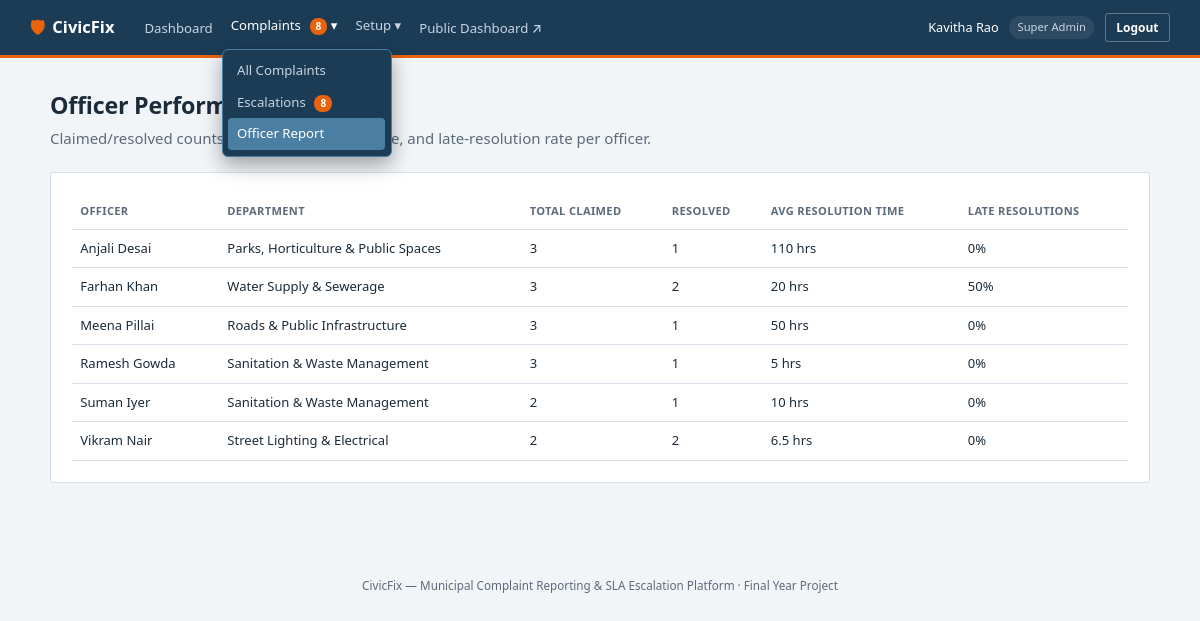
/index.php?route=admin/reports/officers (signed in), run on the app's committed database.
### tables this page shows
CREATE TABLE complaints (
    id                      INT AUTO_INCREMENT PRIMARY KEY,
    citizen_id              INT NOT NULL,
    category_id             INT NOT NULL,
    department_id           INT NOT NULL,    
    ward_id                 INT NOT NULL,
    address_line            VARCHAR(255) NOT NULL,
    description             TEXT NOT NULL,
    photo_path              VARCHAR(255) NULL,
    status                  ENUM('new','assigned','in_progress','resolved','closed') NOT NULL DEFAULT 'new',
    assigned_officer_id     INT NULL,
    resolution_photo_path   VARCHAR(255) NULL,
    resolved_at             DATETIME NULL,
    closed_at               DATETIME NULL,
    citizen_rating          TINYINT UNSIGNED NULL,           
    citizen_rating_comment  VARCHAR(500) NULL,
    reopen_count            TINYINT UNSIGNED NOT NULL DEFAULT 0,  
    created_at              TIMESTAMP NOT NULL DEFAULT CURRENT_TIMESTAMP,
    FOREIGN KEY (citizen_id) REFERENCES users(id),
    FOREIGN KEY (category_id) REFERENCES categories(id),
    FOREIGN KEY (department_id) REFERENCES departments(id),
    FOREIGN KEY (ward_id) REFERENCES wards(id),
    FOREIGN KEY (assigned_officer_id) REFERENCES users(id),
    KEY idx_complaints_department_status (department_id, status),
    KEY idx_complaints_citizen (citizen_id),
    KEY idx_complaints_ward (ward_id),
    KEY idx_complaints_status (status)
);

CREATE TABLE users (
    id            INT AUTO_INCREMENT PRIMARY KEY,
    name          VARCHAR(100) NOT NULL,
    email         VARCHAR(150) NOT NULL UNIQUE,
    password      VARCHAR(255) NOT NULL,
    role          ENUM('super_admin','officer','citizen') NOT NULL,
    phone         VARCHAR(20) NULL,
    department_id INT NULL,                
    status        ENUM('active','inactive') NOT NULL DEFAULT 'active',
    created_at    TIMESTAMP NOT NULL DEFAULT CURRENT_TIMESTAMP
);

CREATE TABLE departments (
    id            INT AUTO_INCREMENT PRIMARY KEY,
    name          VARCHAR(120) NOT NULL UNIQUE,
    description   VARCHAR(255) NULL,
    created_at    TIMESTAMP NOT NULL DEFAULT CURRENT_TIMESTAMP
);

### app/controllers/AdminController.php (called while the page is built, shortened)
<?php
require_once __DIR__ . '/../models/Complaint.php';
class AdminController
{
    public function officerPerformance(): void
    {
        $officers = Complaint::officerPerformance();
        require __DIR__ . '/../views/admin/officer_report.php';
    }
}

### public/index.php (called while the page is built, shortened)
<?php
require_once __DIR__ . '/../core/helpers.php';
require_once __DIR__ . '/../core/Database.php';
require_once __DIR__ . '/../core/Auth.php';
require_once __DIR__ . '/../app/models/Complaint.php';
require_once __DIR__ . '/../app/controllers/AdminController.php';
$router = new Router();
$router->get('stats', fn() => (new PublicController())->dashboard());
$router->get('login', fn() => (new AuthController())->showLogin());
$router->post('login', fn() => (new AuthController())->login());
$router->post('logout', fn() => (new AuthController())->logout());
$router->get('register', fn() => (new AuthController())->showRegister());
$router->post('register', fn() => (new AuthController())->register());
$router->get('admin/dashboard', fn() => (new AdminController())->dashboard());
$router->get('admin/departments', fn() => (new AdminController())->departments());
$router->post('admin/departments/store', fn() => (new AdminController())->departmentStore());
$router->post('admin/departments/update', fn() => (new AdminController())->departmentUpdate());
$router->post('admin/departments/delete', fn() => (new AdminController())->departmentDelete());
$router->get('admin/categories', fn() => (new AdminController())->categories());
$router->post('admin/categories/store', fn() => (new AdminController())->categoryStore());
$router->post('admin/categories/update', fn() => (new AdminController())->categoryUpdate());
$router->post('admin/categories/delete', fn() => (new AdminController())->categoryDelete());
$router->get('admin/wards', fn() => (new AdminController())->wards());
$router->post('admin/wards/store', fn() => (new AdminController())->wardStore());
$router->post('admin/wards/update', fn() => (new AdminController())->wardUpdate());
$router->post('admin/wards/delete', fn() => (new AdminController())->wardDelete());
$router->get('admin/officers', fn() => (new AdminController())->officers());
$router->post('admin/officers/store', fn() => (new AdminController())->officerStore());
$router->post('admin/officers/status', fn() => (new AdminController())->officerStatus());
$router->get('admin/complaints', fn() => (new AdminController())->complaints());
$router->get('admin/complaints/view', fn() => (new AdminController())->complaintView());
$router->post('admin/complaints/comment', fn() => (new AdminController())->commentStore());
$router->post('admin/complaints/force-close', fn() => (new AdminController())->forceCloseComplaint());
$router->get('admin/escalations', fn() => (new AdminController())->escalations());
$router->get('admin/reports/officers', fn() => (new AdminController())->officerPerformance());
$router->get('officer/dashboard', fn() => (new OfficerController())->dashboard());
$router->get('officer/queue', fn() => (new OfficerController())->queue());
$router->get('officer/complaints/view', fn() => (new OfficerController())->complaintView());
$router->post('officer/complaints/claim', fn() => (new OfficerController())->claim());
$router->post('officer/complaints/status', fn() => (new OfficerController())->updateStatus());
$router->post('officer/complaints/comment', fn() => (new OfficerController())->commentStore());
$router->get('citizen/dashboard', fn() => (new CitizenController())->dashboard());
$router->get('citizen/complaints/new', fn() => (new CitizenController())->newForm());
$router->post('citizen/complaints/store', fn() => (new CitizenController())->store());
$router->get('citizen/complaints/view', fn() => (new CitizenController())->complaintView());
$router->post('citizen/complaints/rate', fn() => (new CitizenController())->rateComplaint());
$router->post('citizen/complaints/reopen', fn() => (new CitizenController())->reopenComplaint());
$router->post('citizen/complaints/upvote', fn() => (new CitizenController())->upvote());
$router->post('citizen/complaints/comment', fn() => (new CitizenController())->commentStore());
$route = $_GET['route'] ?? '';
$router->dispatch($_SERVER['REQUEST_METHOD'], $route);

### core/Router.php (called while the page is built, shortened)
<?php
class Router
{
    private array $routes = ['GET' => [], 'POST' => []];
    public function get(string $route, callable $handler): void
    {
        $this->routes['GET'][$route] = $handler;
    }
    public function post(string $route, callable $handler): void
    {
        $this->routes['POST'][$route] = $handler;
    }
    public function dispatch(string $method, string $route): void
    {
        $handler = $this->routes[$method][$route] ?? null;
        try {
            $handler();
        } catch (Throwable $e) {
            error_log($e->getMessage());
            http_response_code(500);
            require __DIR__ . '/../app/views/errors/500.php';
        }
    }
}

### core/helpers.php (called while the page is built, shortened)
<?php
function e(?string $value): string
{
    return htmlspecialchars($value ?? '', ENT_QUOTES, 'UTF-8');
}

### core/Database.php (called while the page is built)
<?php
class Database
{
    private static ?PDO $instance = null;
    public static function connect(): PDO
    {
        if (self::$instance === null) {
            $config = require __DIR__ . '/../config/database.php';
            $dsn = sprintf(
                'mysql:host=%s;port=%d;dbname=%s;charset=%s',
                $config['host'],
                $config['port'],
                $config['database'],
                $config['charset']
            );
            self::$instance = new PDO($dsn, $config['username'], $config['password'], [
                PDO::ATTR_ERRMODE            => PDO::ERRMODE_EXCEPTION,
                PDO::ATTR_DEFAULT_FETCH_MODE => PDO::FETCH_ASSOC,
                PDO::ATTR_EMULATE_PREPARES   => false,
            ]);
        }
        return self::$instance;
    }
}

### app/models/Complaint.php (called while the page is built, shortened)
<?php
require_once __DIR__ . '/../../core/Database.php';
class Complaint
{
    public static function isBreached(array $complaint): bool
    {
        $deadline = strtotime($complaint['created_at']) + ((int)$complaint['sla_hours'] * 3600);
        return time() > $deadline;
    }
    public static function escalations(): array
    {
        $sql = self::SELECT_BASE . " WHERE cp.status IN ('new','assigned','in_progress') ORDER BY cp.created_at ASC";
        $stmt = Database::connect()->query($sql);
        $rows = $stmt->fetchAll();
        return array_values(array_filter($rows, fn($row) => self::isBreached($row)));
    }
    public static function officerPerformance(): array
    {
        $officers = Database::connect()->query(
            "SELECT off.id, off.name, d.name AS department_name,
                    COUNT(cp.id) AS total_claimed,
                    SUM(CASE WHEN cp.status IN ('resolved','closed') THEN 1 ELSE 0 END) AS resolved_count
             FROM users off
             LEFT JOIN complaints cp ON cp.assigned_officer_id = off.id
             LEFT JOIN departments d ON d.id = off.department_id
             WHERE off.role = 'officer'
             GROUP BY off.id, off.name, d.name
             ORDER BY off.name"
        )->fetchAll();
        $rows = Database::connect()->query(
            "SELECT cp.assigned_officer_id AS officer_id, cp.created_at, cp.resolved_at, cat.sla_hours
             FROM complaints cp
             JOIN categories cat ON cat.id = cp.category_id
             WHERE cp.status IN ('resolved','closed') AND cp.resolved_at IS NOT NULL"
        )->fetchAll();
        $byOfficer = [];
        foreach ($rows as $row) {
            $byOfficer[$row['officer_id']][] = $row;
        }
        foreach ($officers as &$o) {
            $resolved = (int)$o['resolved_count'];
            $officerRows = $byOfficer[$o['id']] ?? [];
            if ($resolved > 0 && $officerRows) {
                $hoursSum = 0;
                $lateCount = 0;
                foreach ($officerRows as $r) {
                    $hours = (strtotime($r['resolved_at']) - strtotime($r['created_at'])) / 3600;
                    $hoursSum += $hours;
                }
            } else {
                $o['avg_resolution_hours'] = null;
                $o['late_rate'] = null;
            }
        }
        return $officers;
    }
}

### core/Auth.php (called while the page is built, shortened)
<?php
require_once __DIR__ . '/Database.php';
class Auth
{
    public static function role(): ?string
    {
        return $_SESSION['user_role'] ?? null;
    }
    public static function name(): ?string
    {
        return $_SESSION['user_name'] ?? null;
    }
}

### config/database.php (called while the page is built)
<?php
return [
    'host'     => '127.0.0.1',
    'port'     => 3306,
    'database' => 'civicfix',
    'username' => 'root',
    'password' => '',
    'charset'  => 'utf8mb4',
];

### app/views/admin/officer_report.php (the view)
<?php $pageTitle = 'Officer Report'; require __DIR__ . '/../partials/header.php'; require __DIR__ . '/../partials/navbar.php'; ?>
<main class="page">
    <h1>Officer Performance Report</h1>
    <p class="page-sub">Claimed/resolved counts, average resolution time, and late-resolution rate per officer.</p>
    <div class="card">
        <?php if (empty($officers)): ?>
            <p class="empty-state">No officer accounts yet.</p>
        <?php else: ?>
        <div class="table-scroll">
        <table class="data-table">
            <tr><th>Officer</th><th>Department</th><th>Total Claimed</th><th>Resolved</th><th>Avg Resolution Time</th><th>Late Resolutions</th></tr>
            <?php foreach ($officers as $o): ?>
                <tr>
                    <td><?= e($o['name']) ?></td>
                    <td><?= e($o['department_name'] ?? '-') ?></td>
                    <td><?= (int)$o['total_claimed'] ?></td>
                    <td><?= (int)$o['resolved_count'] ?></td>
                    <td><?= $o['avg_resolution_hours'] !== null ? e((string)$o['avg_resolution_hours']) . ' hrs' : '-' ?></td>
                    <td><?= $o['late_rate'] !== null ? e((string)$o['late_rate']) . '%' : '-' ?></td>
                </tr>
            <?php endforeach; ?>
        </table>
        </div>
        <?php endif; ?>
    </div>
</main>
<?php require __DIR__ . '/../partials/footer.php'; ?>

### app/views/partials/navbar.php (shortened to what this page needs)
<?php
$role = Auth::role();
$navItems = [];
$navGroups = [];
$escalationCount = null;
if ($role === 'super_admin') {
    $navItems = [
        'admin/dashboard' => 'Dashboard',
    ];
    $navGroups = [
        'Complaints' => [
            'admin/complaints'       => 'All Complaints',
            'admin/escalations'      => 'Escalations',
            'admin/reports/officers' => 'Officer Report',
        ],
        'Setup' => [
            'admin/departments' => 'Departments',
            'admin/categories'  => 'Categories',
            'admin/wards'       => 'Wards',
            'admin/officers'    => 'Officers',
        ],
    ];
    $escalationCount = count(Complaint::escalations());
} elseif ($role === 'citizen') {
    $navItems = [
        'citizen/dashboard'       => 'My Complaints',
        'citizen/complaints/new'  => 'File a Complaint',
    ];
}
$currentRoute = $_GET['route'] ?? '';
?>
<nav class="navbar">
    <div class="navbar-brand">
        <span class="brand-mark">&#128737;</span> CivicFix
    </div>
    <ul class="navbar-links">
        <?php foreach ($navItems as $route => $label): ?>
            <li>
                <a href="/index.php?route=<?= e($route) ?>"
                   class="<?= $currentRoute === $route ? 'active' : '' ?>">
                    <?= e($label) ?>
                </a>
            </li>
        <?php endforeach; ?>
        <?php foreach ($navGroups as $groupLabel => $groupItems): ?>
            <?php $groupIsActive = array_key_exists($currentRoute, $groupItems); ?>
            <li>
                <details class="nav-dropdown" <?= $groupIsActive ? 'open' : '' ?>>
                    <summary class="<?= $groupIsActive ? 'active' : '' ?>">
                        <?= e($groupLabel) ?>
                        <?php if (array_key_exists('admin/escalations', $groupItems) && $escalationCount): ?>
                            <span class="nav-badge"><?= (int)$escalationCount ?></span>
                        <?php endif; ?>
                    </summary>
                    <div class="nav-dropdown-menu">
                        <?php foreach ($groupItems as $route => $label): ?>
                            <a href="/index.php?route=<?= e($route) ?>" class="<?= $currentRoute === $route ? 'active' : '' ?>">
                                <?= e($label) ?>
                                <?php if ($route === 'admin/escalations' && $escalationCount): ?>
                                    <span class="nav-badge"><?= (int)$escalationCount ?></span>
                                <?php endif; ?>
                            </a>
                        <?php endforeach; ?>
                    </div>
                </details>
            </li>
        <?php endforeach; ?>
        <li><a href="/index.php?route=stats" target="_blank" rel="noopener">Public Dashboard &#8599;</a></li>
    </ul>
    <div class="navbar-user">
        <span><?= e(Auth::name()) ?></span>
        <span class="user-role"><?= e(str_replace('_', ' ', $role)) ?></span>
        <form method="POST" action="/index.php?route=logout" class="inline-form">
            <button type="submit" class="btn btn-ghost btn-sm">Logout</button>
        </form>
    </div>
</nav>

### data on the page
complaints: groupLabel "Complaints", escalationCount "8", label "All Complaints", label "Escalations", label "Officer Report"
users: name "Anjali Desai", department.name "Parks, Horticulture & Public Spaces", total_claimed "3", resolved_count "1", avg_resolution_hours "110", late_rate "0"
users: name "Farhan Khan", department.name "Water Supply & Sewerage", total_claimed "3", resolved_count "2", avg_resolution_hours "20", late_rate "50"
complaints: assigned_officer.name "Ramesh Gowda", department.name "Sanitation & Waste Management", total_claimed "3", resolved_count "1", ward "5", late_rate "0"
complaints: assigned_officer.name "Suman Iyer", department.name "Sanitation & Waste Management", total_claimed "2", resolved_count "1", id "10", late_rate "0"
users: name "Vikram Nair", department.name "Street Lighting & Electrical", total_claimed "2", resolved_count "2", avg_resolution_hours "6.5", late_rate "0"

### other printed values
$label "Dashboard"
$groupLabel "Setup"
Auth::name() "Kavitha Rao"
str_replace('_', ' ', $role) "Super Admin"
$o['name'] "Meena Pillai"
$o['department_name'] "Roads & Public Infrastructure"
$o['total_claimed'] "3"
$o['resolved_count'] "1"
$o['avg_resolution_hours'] "50"
$o['late_rate'] "0"
